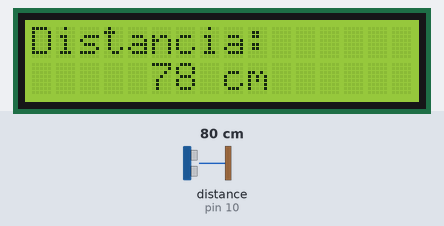
This sketch was run on a simulated Arduino Uno, built with avr-gcc and run on an emulated ATmega328P. On the bench: 16×2 character LCD. Wiring (inferred from the names in the program): ultrasonic range finder: trigger pin 9; echo pin 10. Inputs (shaded band) come from the test bench; at power-on: distance to the obstacle (sensor on pin 10) 80 cm. The echo pulse lasts 58.3 µs per cm.

Above: at 1.2 s.
1.3 s: distance to the obstacle (sensor on pin 10) set to 2 cm
At 2.4 s:
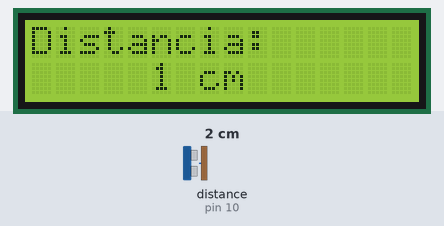
2.8 s: distance to the obstacle (sensor on pin 10) set to 4 cm
At 3.4 s:
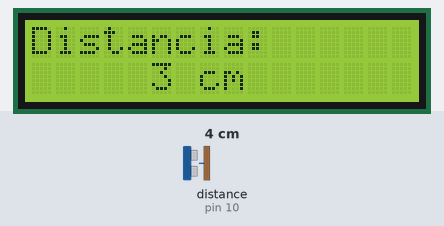
4.3 s: distance to the obstacle (sensor on pin 10) set to 9 cm
At 4.8 s:
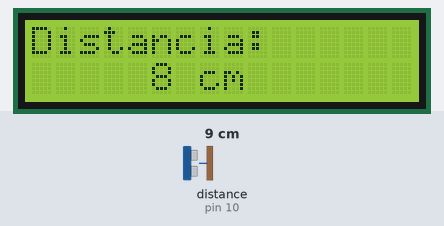
Timing chart, 0 to 7.3 s (numbered marks = the images above; inputs shaded):
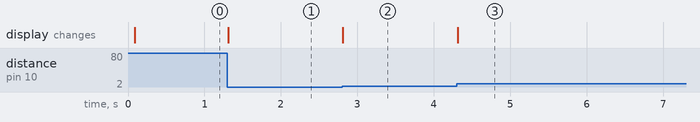

The sketch:

prueba-sr04-lcd16x2.ino
```cpp
#include <Wire.h>
#include <LiquidCrystal_I2C.h>

LiquidCrystal_I2C lcd(0x27, 16, 2);

const int trigPin = 9;
const int echoPin = 10;

void setup() {
  // Configurar los pines del sensor ultrasónico
  pinMode(trigPin, OUTPUT);
  pinMode(echoPin, INPUT);

  lcd.init();
  lcd.backlight();
  lcd.setCursor(0, 0);
  lcd.print("Distancia:");
}

void loop() {
  long duration;
  int distance;
  digitalWrite(trigPin, LOW);
  delayMicroseconds(2);
  digitalWrite(trigPin, HIGH);
  delayMicroseconds(10);
  digitalWrite(trigPin, LOW);

  duration = pulseIn(echoPin, HIGH);
  // Calcular la distancia en centímetros
  distance = duration * 0.034 / 2;

  lcd.setCursor(5, 1);
  lcd.print(distance);
  lcd.print(" cm  ");
}
```

Measured:
- after the input at 1.3 s, the display: changes at once (image 1)
- after the input at 2.8 s, the display: changes at once (image 2)
- after the input at 4.3 s, the display: changes at once (image 3)
